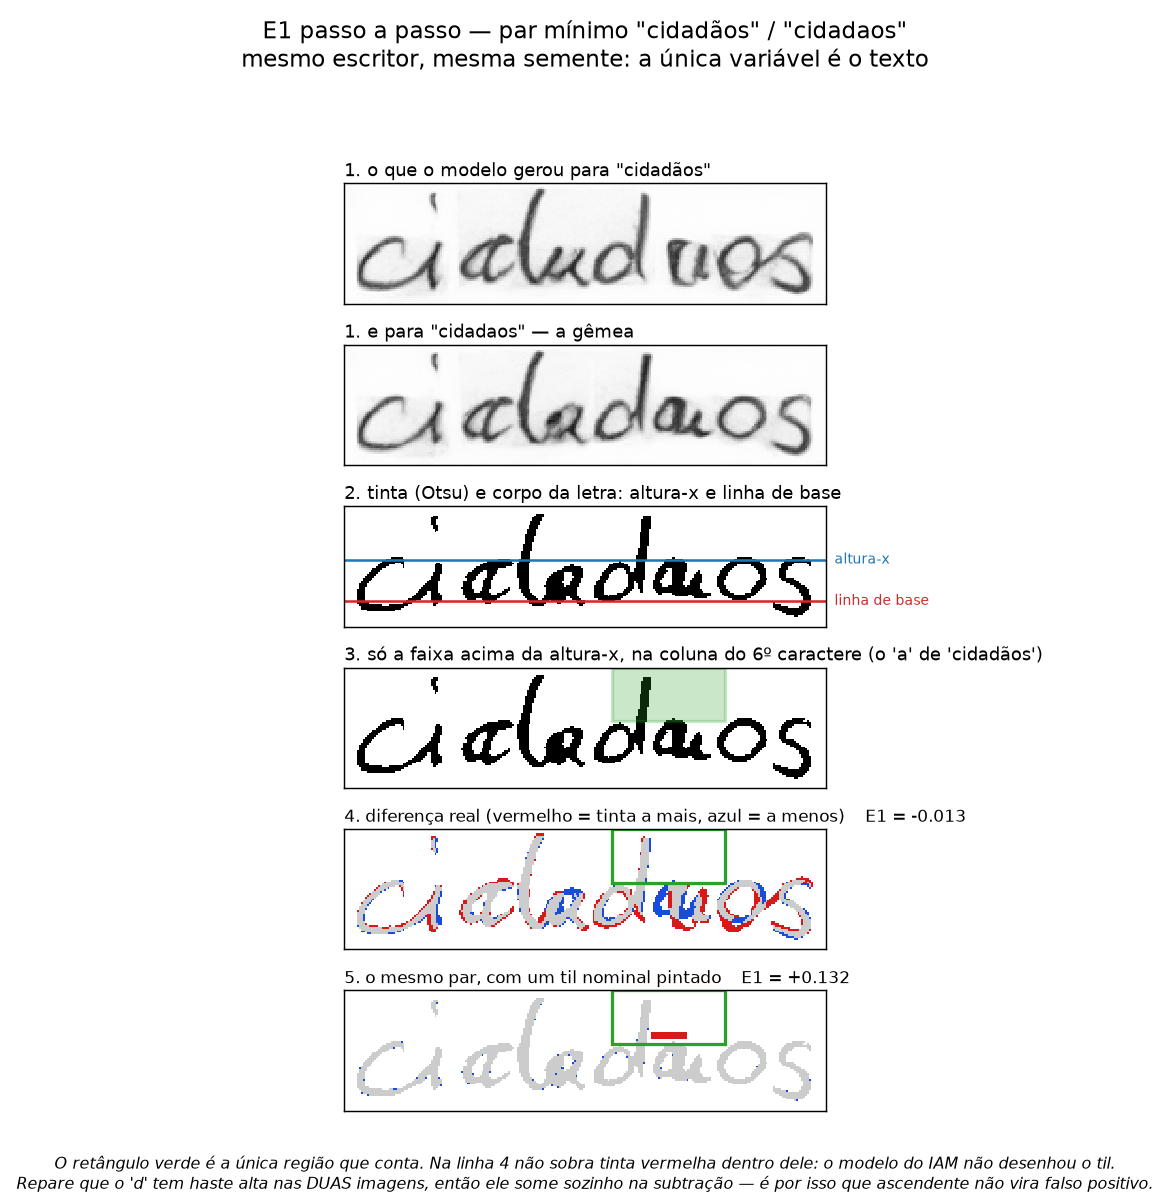

Here is the Python script that generated this plot:
"""Figura: os 4 passos do E1 numa imagem real."""
import json, sys
import numpy as np
import matplotlib; matplotlib.use("Agg")
import matplotlib.pyplot as plt
from matplotlib.patches import Rectangle

sys.path.insert(0, "avaliacao_diacriticos")
import metrica as M, e1
from teste_sensibilidade_diff import pinta_acento

D = "avaliacao_diacriticos/ger_iam_n696"
itens = [json.loads(l) for l in open(f"{D}/manifest.jsonl", encoding="utf-8")]
gem = {(x["par_id"], x["escritor"], x["semente"]): x for x in itens if not x["acentuada"]}

# escolhe um par de TIL com bastante tinta (imagem menos degenerada)
alvo = None
for r in itens:
    if not r["acentuada"] or "til" not in [n for _, n, _ in M.diacriticos(r["palavra"])]:
        continue
    g = gem.get((r["par_id"], r["escritor"], r["semente"]))
    if g and r["std"] > 0.20:
        alvo = (r, g); break
r, g = alvo
acc = M.carregar_tinta(f"{D}/{r['arquivo']}")
asc = M.carregar_tinta(f"{D}/{g['arquivo']}")
idx, _, onde = [d for d in M.diacriticos(r["palavra"]) if d[1] == "til"][0]
pint = pinta_acento(asc, r["palavra"], idx, onde, 1.0)

a, b = e1.tinta(acc), e1.tinta(asc)
p = e1.tinta(pint)
perfil = b.sum(axis=1)
corpo = np.where(perfil >= 0.5 * perfil.max())[0]
topo, base = corpo[0], corpo[-1] + 1
cols = np.where(b.any(axis=0))[0]
larg = (cols[-1] + 1 - cols[0]) / len(M.sem_acento(r["palavra"]))
c0 = max(0, int(cols[0] + (idx - 0.5) * larg)); c1 = int(cols[0] + (idx + 1.5) * larg)

e_real = e1.e1(acc, asc, r["palavra"])[[d[1] for d in M.diacriticos(r["palavra"])].index("til")]
e_pint = e1.e1(pint, asc, r["palavra"])[[d[1] for d in M.diacriticos(r["palavra"])].index("til")]

fig, ax = plt.subplots(6, 1, figsize=(9, 9.2))
fig.suptitle(f'E1 passo a passo — par mínimo "{r["palavra"]}" / "{M.sem_acento(r["palavra"])}"\n'
             f'mesmo escritor, mesma semente: a única variável é o texto',
             fontsize=13, y=0.985)

def mostra(k, img, titulo, binaria=False):
    ax[k].imshow(1 - img if binaria else 1 - img, cmap="gray", vmin=0, vmax=1,
                 interpolation="nearest")
    ax[k].set_title(titulo, fontsize=10, loc="left", pad=4)
    ax[k].set_xticks([]); ax[k].set_yticks([])

mostra(0, acc, f'1. o que o modelo gerou para "{r["palavra"]}"')
mostra(1, asc, f'1. e para "{M.sem_acento(r["palavra"])}" — a gêmea')

mostra(2, b.astype(float), "2. tinta (Otsu) e corpo da letra: altura-x e linha de base")
for y, cor, rot in ((topo, "tab:blue", "altura-x"), (base, "tab:red", "linha de base")):
    ax[2].axhline(y, color=cor, lw=1.4)
    ax[2].text(258, y, f" {rot}", color=cor, fontsize=8, va="center")

car = M.sem_acento(r["palavra"])[idx]
mostra(3, b.astype(float),
       f"3. só a faixa acima da altura-x, na coluna do {idx+1}º caractere (o '{car}' de '{r['palavra']}')")
ax[3].add_patch(Rectangle((c0, -0.5), c1 - c0, topo + 0.5, ec="tab:green",
                          fc="tab:green", alpha=0.25, lw=1.8))

def diferenca(k, mask_acc, titulo):
    """Palavra em cinza claro ao fundo; vermelho = tinta a mais, azul = a menos."""
    # alinhado, igual ao que a metrica faz
    d = e1.alinha(mask_acc, b).astype(int) - b.astype(int)
    img = np.ones((*b.shape, 3))
    img[b] = 0.80                                  # a palavra, de referencia
    img[d > 0] = (0.85, 0.10, 0.10)
    img[d < 0] = (0.10, 0.30, 0.85)
    ax[k].imshow(img, interpolation="nearest")
    ax[k].set_title(titulo, fontsize=9.5, loc="left", pad=4)
    ax[k].add_patch(Rectangle((c0, -0.5), c1 - c0, topo + 0.5,
                              ec="tab:green", fc="none", lw=1.8))
    ax[k].set_xticks([]); ax[k].set_yticks([])

diferenca(4, a, f"4. diferença real (vermelho = tinta a mais, azul = a menos)"
              f"    E1 = {e_real:+.3f}")
diferenca(5, p, f"5. o mesmo par, com um til nominal pintado"
              f"    E1 = {e_pint:+.3f}")

fig.tight_layout(rect=[0, 0.055, 1, 0.945])
fig.text(0.5, 0.006,
         "O retângulo verde é a única região que conta. Na linha 4 não sobra tinta "
         "vermelha dentro dele: o modelo do IAM não desenhou o til.\n"
         "Repare que o 'd' tem haste alta nas DUAS imagens, então ele some sozinho "
         "na subtração — é por isso que ascendente não vira falso positivo.",
         ha="center", fontsize=9, style="italic")
fig.savefig("avaliacao_diacriticos/figura_e1.png", dpi=130)
print("palavra:", r["palavra"], "| E1 real:", round(e_real, 4), "| E1 pintado:", round(e_pint, 4))
print("salvo: avaliacao_diacriticos/figura_e1.png")
